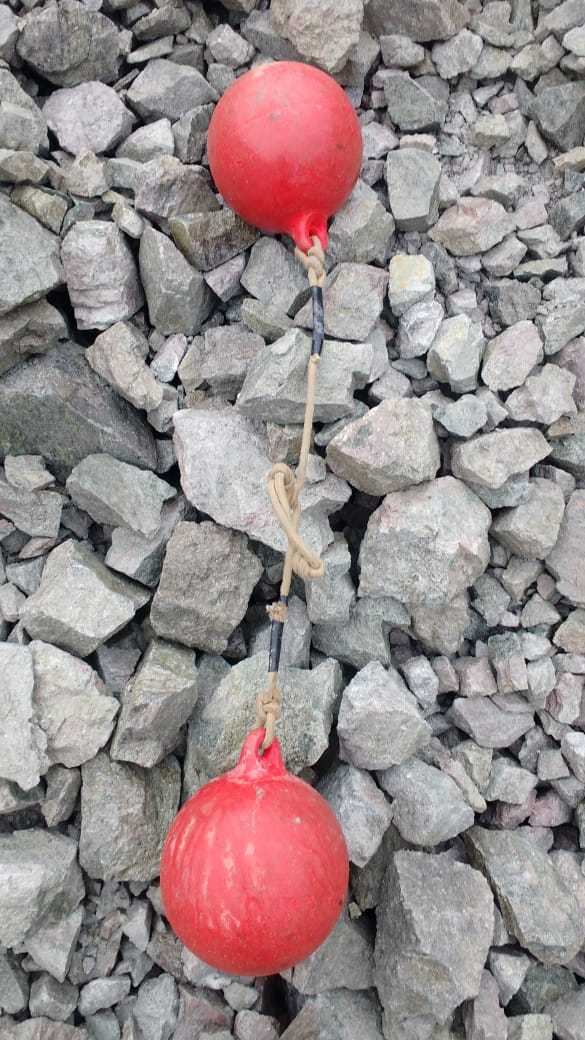
#> input picture Data/Imagen_Prueba4/IMG_0001.JPG, 585 x 1040 px
$ python -i nonmaxsup.py   (imports and definitions only)
#> lines starting #> are read from the running program, lines starting #| are printed output that depends on the picture
import cv2
import numpy as np
from PIL import Image
import matplotlib.pyplot as plt

def skeletonize(img):


    img = img.copy() # don't clobber original
    skel = img.copy()

    skel[:,:] = 0
    kernel = cv2.getStructuringElement(cv2.MORPH_CROSS, (3,3))

    while True:
        eroded = cv2.morphologyEx(img, cv2.MORPH_ERODE, kernel)
        temp = cv2.morphologyEx(eroded, cv2.MORPH_DILATE, kernel)
        temp  = cv2.subtract(img, temp)
        skel = cv2.bitwise_or(skel, temp)
        img[:,:] = eroded[:,:]
        if cv2.countNonZero(img) == 0:
            break

    return skel

# [158 lines left out: functions thresholdxd, hysteresis, LowerAndUpper, skeletonxd, closeedges, not called in this run]

>>> import cv2
>>> picture = cv2.imread('Data/Imagen_Prueba4/IMG_0001.JPG')
#> picture is the input picture: shape (1040, 585, 3); mean B, G, R 139.9, 139.5, 151.9
>>> result = skeletonize(picture)
#> in skeletonize, `skel[:,:] = 0`: skel: shape (1040, 585, 3); every value is 0
#> the loop in skeletonize, `while True:` made 1 pass
#> pass 1, in skeletonize, `eroded = cv2.morphologyEx(img, cv2.MORPH_ERODE, kernel)`:
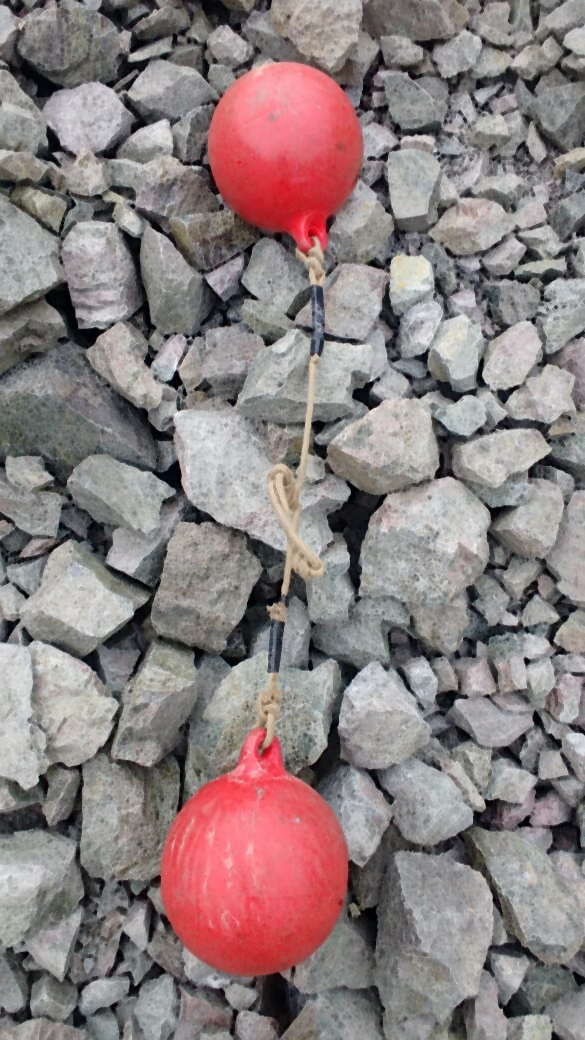
#> eroded: shape (1040, 585, 3); mean B, G, R 127.4, 126.9, 139.4
#> pass 1, in skeletonize, `temp  = cv2.subtract(img, temp)`:
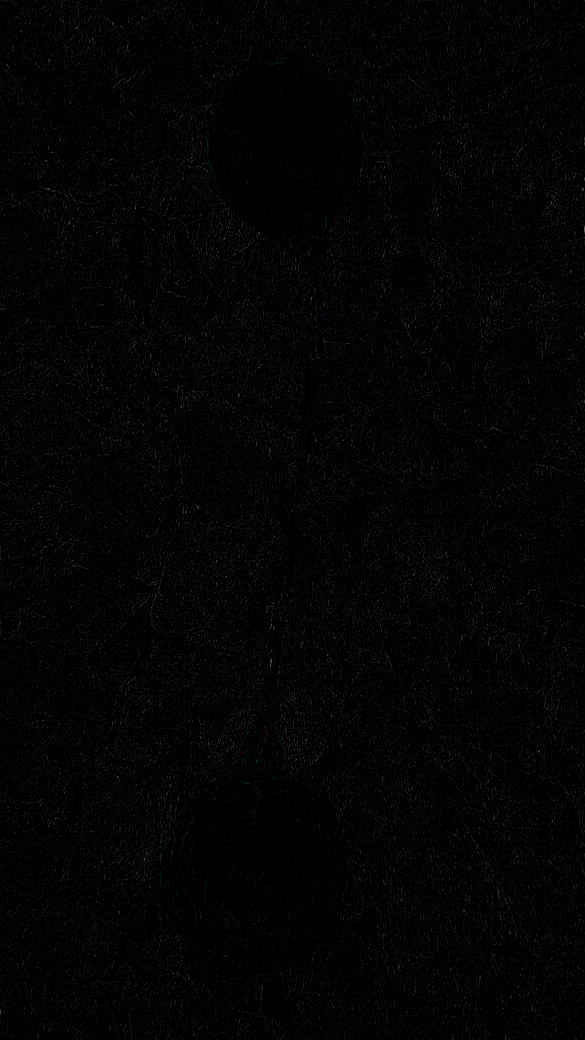
#> temp: shape (1040, 585, 3); mean B, G, R 3.1, 3, 3
#> (the run stopped early here; a loop or call above may not have finished)

$ run again, on Data/Imagen_Prueba4/IMG_0002.JPG
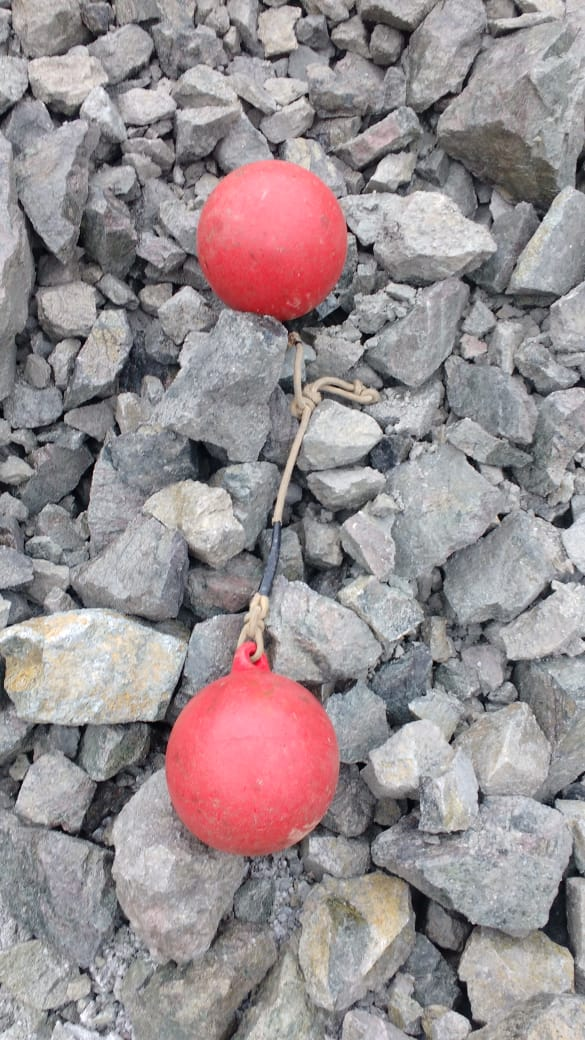
#> input picture Data/Imagen_Prueba4/IMG_0002.JPG, 585 x 1040 px
#> picture is the input picture: shape (1040, 585, 3); mean B, G, R 145.3, 142.6, 152.5
#> skel: shape (1040, 585, 3); every value is 0
#> the loop in skeletonize, `while True:` made 1 pass
#> pass 1, in skeletonize, `eroded = cv2.morphologyEx(img, cv2.MORPH_ERODE, kernel)`:
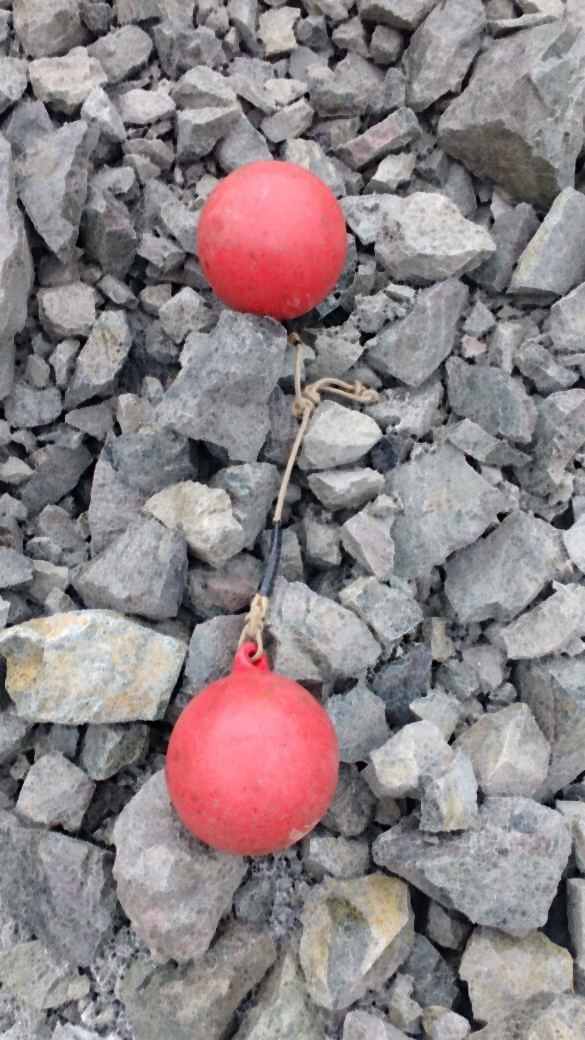
#> eroded: shape (1040, 585, 3); mean B, G, R 134.1, 131.3, 141.2
